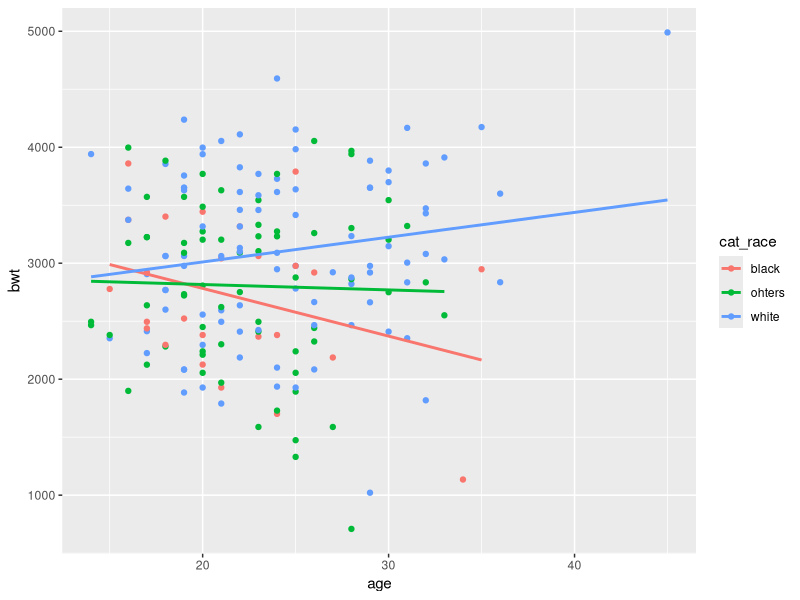

Here is the R script that generated this plot:
## ---- chunk 1
knitr::opts_chunk$set(echo = TRUE)
rm(list = ls())
library(tidyverse)
library(MASS)
library(dplyr)
## ---- chunk 2
data <- birthwt %>%
  mutate(cat_race = case_when(
    race == 1 ~ "white",
    race == 2  ~ "black",
    race == 3  ~ "ohters"
  ))


head(data)
## ---- chunk 3
ggplot(data, aes(x= age, y = bwt, color = cat_race)) +
  geom_point() +
  geom_smooth(method = "lm", se = FALSE)
